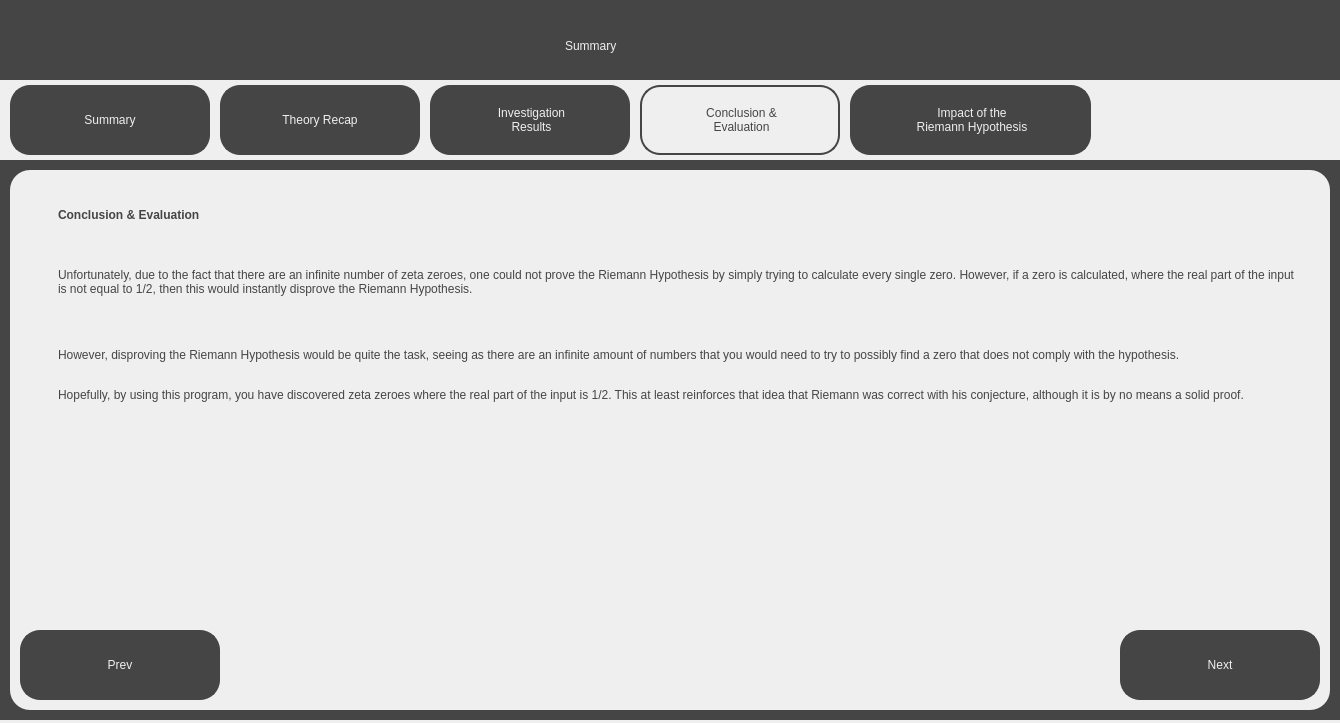
<?xml version="1.0" encoding="UTF-8"?>
<ui version="4.0">
 <class>ConclusionScreen</class>
 <widget class="QDialog" name="ConclusionScreen">
  <property name="geometry">
   <rect>
    <x>0</x>
    <y>0</y>
    <width>1340</width>
    <height>723</height>
   </rect>
  </property>
  <property name="windowTitle">
   <string>Visualising the Riemann Hypothesis - Summary</string>
  </property>
  <property name="sizeGripEnabled">
   <bool>false</bool>
  </property>
  <widget class="QWidget" name="widget" native="true">
   <property name="geometry">
    <rect>
     <x>0</x>
     <y>0</y>
     <width>1340</width>
     <height>720</height>
    </rect>
   </property>
   <property name="styleSheet">
    <string notr="true">background-color: rgb(69, 69, 69);</string>
   </property>
   <widget class="QLabel" name="Title">
    <property name="geometry">
     <rect>
      <x>565</x>
      <y>20</y>
      <width>211</width>
      <height>51</height>
     </rect>
    </property>
    <property name="styleSheet">
     <string notr="true">font: 36pt &quot;Sans Serif&quot;; color:rgb(239, 239, 239)</string>
    </property>
    <property name="text">
     <string>Summary</string>
    </property>
   </widget>
   <widget class="QWidget" name="TabBar" native="true">
    <property name="geometry">
     <rect>
      <x>0</x>
      <y>80</y>
      <width>1340</width>
      <height>80</height>
     </rect>
    </property>
    <property name="styleSheet">
     <string notr="true">background-color: rgb(239, 239, 239);</string>
    </property>
    <widget class="QPushButton" name="SummaryTab">
     <property name="geometry">
      <rect>
       <x>10</x>
       <y>5</y>
       <width>200</width>
       <height>70</height>
      </rect>
     </property>
     <property name="cursor">
      <cursorShape>PointingHandCursor</cursorShape>
     </property>
     <property name="styleSheet">
      <string notr="true">border: 2px solid;
border-radius: 20px;
border-color:rgb(69, 69, 69);
background-color: rgb(69, 69, 69);
font: 18pt &quot;Sans Serif&quot;; color:rgb(239, 239, 239);
</string>
     </property>
     <property name="text">
      <string>Summary</string>
     </property>
    </widget>
    <widget class="QPushButton" name="TheoryRecapTab">
     <property name="geometry">
      <rect>
       <x>220</x>
       <y>5</y>
       <width>200</width>
       <height>70</height>
      </rect>
     </property>
     <property name="cursor">
      <cursorShape>PointingHandCursor</cursorShape>
     </property>
     <property name="styleSheet">
      <string notr="true">border: 2px solid;
border-radius: 20px;
border-color:rgb(69, 69, 69);
background-color: rgb(69, 69, 69);
font: 18pt &quot;Sans Serif&quot;; color:rgb(239, 239, 239);
</string>
     </property>
     <property name="text">
      <string>Theory Recap</string>
     </property>
    </widget>
    <widget class="QLabel" name="InvestigationResultsLabel">
     <property name="geometry">
      <rect>
       <x>430</x>
       <y>5</y>
       <width>200</width>
       <height>70</height>
      </rect>
     </property>
     <property name="styleSheet">
      <string notr="true">border: 2px solid;
border-radius: 20px;
border-color:rgb(69, 69, 69);
background-color: rgb(69, 69, 69);
font: 18pt &quot;Sans Serif&quot;; color:rgb(239, 239, 239);
</string>
     </property>
     <property name="text">
      <string>&lt;html&gt;&lt;head/&gt;&lt;body&gt;&lt;p align=&quot;center&quot;&gt;Investigation&lt;br/&gt;Results&lt;/p&gt;&lt;/body&gt;&lt;/html&gt;</string>
     </property>
    </widget>
    <widget class="QPushButton" name="InvestigationResultsTab">
     <property name="geometry">
      <rect>
       <x>430</x>
       <y>5</y>
       <width>200</width>
       <height>70</height>
      </rect>
     </property>
     <property name="cursor">
      <cursorShape>PointingHandCursor</cursorShape>
     </property>
     <property name="styleSheet">
      <string notr="true">border-radius: 20px;
background-color: rgba(0, 0, 0, 0);
font: 18pt &quot;Sans Serif&quot;;
</string>
     </property>
     <property name="text">
      <string/>
     </property>
    </widget>
    <widget class="QLabel" name="ConclusionLabel">
     <property name="geometry">
      <rect>
       <x>640</x>
       <y>5</y>
       <width>200</width>
       <height>70</height>
      </rect>
     </property>
     <property name="styleSheet">
      <string notr="true">border: 2px solid;
border-radius: 20px;
border-color:rgb(69, 69, 69);
background-color: rgb(239, 239, 239);
font: 18pt &quot;Sans Serif&quot;; color:rgb(69, 69, 69);
</string>
     </property>
     <property name="text">
      <string>&lt;html&gt;&lt;head/&gt;&lt;body&gt;&lt;p align=&quot;center&quot;&gt;Conclusion &amp; &lt;br/&gt;Evaluation&lt;/p&gt;&lt;/body&gt;&lt;/html&gt;</string>
     </property>
    </widget>
    <widget class="QLabel" name="ImpactLabel">
     <property name="geometry">
      <rect>
       <x>850</x>
       <y>5</y>
       <width>241</width>
       <height>70</height>
      </rect>
     </property>
     <property name="styleSheet">
      <string notr="true">border: 2px solid;
border-radius: 20px;
border-color:rgb(69, 69, 69);
background-color: rgb(69, 69, 69);
font: 18pt &quot;Sans Serif&quot;; color:rgb(239, 239, 239);
</string>
     </property>
     <property name="text">
      <string>&lt;html&gt;&lt;head/&gt;&lt;body&gt;&lt;p align=&quot;center&quot;&gt;Impact of the &lt;br/&gt;Riemann Hypothesis&lt;/p&gt;&lt;/body&gt;&lt;/html&gt;</string>
     </property>
    </widget>
    <widget class="QPushButton" name="ConclusionTab">
     <property name="geometry">
      <rect>
       <x>650</x>
       <y>5</y>
       <width>200</width>
       <height>70</height>
      </rect>
     </property>
     <property name="cursor">
      <cursorShape>PointingHandCursor</cursorShape>
     </property>
     <property name="styleSheet">
      <string notr="true">border-radius: 20px;
background-color: rgba(0, 0, 0, 0);
font: 18pt &quot;Sans Serif&quot;;
</string>
     </property>
     <property name="text">
      <string/>
     </property>
    </widget>
    <widget class="QPushButton" name="ImpactTab">
     <property name="geometry">
      <rect>
       <x>850</x>
       <y>5</y>
       <width>241</width>
       <height>70</height>
      </rect>
     </property>
     <property name="cursor">
      <cursorShape>PointingHandCursor</cursorShape>
     </property>
     <property name="styleSheet">
      <string notr="true">border-radius: 20px;
background-color: rgba(0, 0, 0, 0);
font: 18pt &quot;Sans Serif&quot;;
</string>
     </property>
     <property name="text">
      <string/>
     </property>
    </widget>
   </widget>
   <widget class="QWidget" name="MainWidget" native="true">
    <property name="geometry">
     <rect>
      <x>10</x>
      <y>170</y>
      <width>1320</width>
      <height>540</height>
     </rect>
    </property>
    <property name="styleSheet">
     <string notr="true">background-color: rgb(239, 239, 239);
border-radius: 20px;</string>
    </property>
    <widget class="QPushButton" name="PrevButton">
     <property name="geometry">
      <rect>
       <x>10</x>
       <y>460</y>
       <width>200</width>
       <height>70</height>
      </rect>
     </property>
     <property name="cursor">
      <cursorShape>PointingHandCursor</cursorShape>
     </property>
     <property name="styleSheet">
      <string notr="true">border: 2px solid;
border-radius: 20px;
border-color:rgb(69, 69, 69);
background-color: rgb(69, 69, 69);
font: 18pt &quot;Sans Serif&quot;; color:rgb(239, 239, 239);
</string>
     </property>
     <property name="text">
      <string>Prev</string>
     </property>
    </widget>
    <widget class="QPushButton" name="NextButton">
     <property name="geometry">
      <rect>
       <x>1110</x>
       <y>460</y>
       <width>200</width>
       <height>70</height>
      </rect>
     </property>
     <property name="cursor">
      <cursorShape>PointingHandCursor</cursorShape>
     </property>
     <property name="styleSheet">
      <string notr="true">border: 2px solid;
border-radius: 20px;
border-color:rgb(69, 69, 69);
background-color: rgb(69, 69, 69);
font: 18pt &quot;Sans Serif&quot;; color:rgb(239, 239, 239);
</string>
     </property>
     <property name="text">
      <string>Next</string>
     </property>
    </widget>
    <widget class="QLabel" name="SubTitleText">
     <property name="geometry">
      <rect>
       <x>40</x>
       <y>20</y>
       <width>421</width>
       <height>51</height>
      </rect>
     </property>
     <property name="styleSheet">
      <string notr="true">font: 25pt &quot;Sans Serif&quot;; color:rgb(69, 69, 69);
background-color: rgb(239, 239, 239); padding: 5px;</string>
     </property>
     <property name="text">
      <string>&lt;html&gt;&lt;head/&gt;&lt;body&gt;&lt;p&gt;&lt;span style=&quot; font-weight:600;&quot;&gt;Conclusion &amp;amp; Evaluation&lt;/span&gt;&lt;/p&gt;&lt;/body&gt;&lt;/html&gt;</string>
     </property>
    </widget>
    <widget class="QLabel" name="MainText">
     <property name="geometry">
      <rect>
       <x>40</x>
       <y>90</y>
       <width>1251</width>
       <height>341</height>
      </rect>
     </property>
     <property name="styleSheet">
      <string notr="true">font: 13pt &quot;Sans Serif&quot;; color:rgb(69, 69, 69);
background-color: rgb(239, 239, 239); padding: 5px;</string>
     </property>
     <property name="text">
      <string>&lt;html&gt;&lt;head/&gt;&lt;body&gt;&lt;p&gt;Unfortunately, due to the fact that there are an infinite number of zeta zeroes, one could not prove the Riemann Hypothesis by simply trying to calculate every single zero. However, if a zero is calculated, where the real part of the input is not equal to 1/2, then this would instantly disprove the Riemann Hypothesis.&lt;/p&gt;&lt;p&gt;&lt;br/&gt;&lt;/p&gt;&lt;p&gt;However, disproving the Riemann Hypothesis would be quite the task, seeing as there are an infinite amount of numbers that you would need to try to possibly find a zero that does not comply with the hypothesis. &lt;br/&gt;&lt;/p&gt;&lt;p&gt;Hopefully, by using this program, you have discovered zeta zeroes where the real part of the input is 1/2. This at least reinforces that idea that Riemann was correct with his conjecture, although it is by no means a solid proof.&lt;/p&gt;&lt;/body&gt;&lt;/html&gt;</string>
     </property>
     <property name="alignment">
      <set>Qt::AlignLeading|Qt::AlignLeft|Qt::AlignTop</set>
     </property>
     <property name="wordWrap">
      <bool>true</bool>
     </property>
    </widget>
   </widget>
  </widget>
 </widget>
 <resources/>
 <connections/>
</ui>
